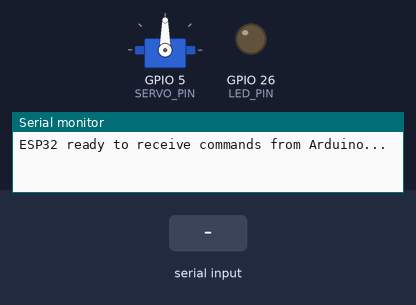
Recording of a sketch running on a simulated ESP32. On the bench: servo, output pins drawn as LEDs (lit = HIGH), the last lines printed to the serial monitor. Inputs (shaded band) come from the test bench.

Above: at 1.2 s.
1.3 s: "PING\n" received over the second serial link
At 2.1 s:
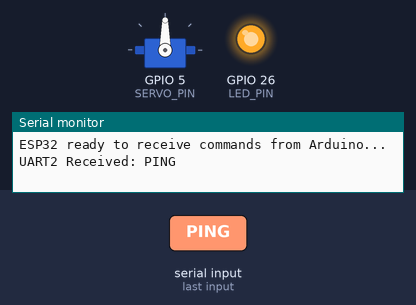
4.3 s: "1\n" received over the second serial link
At 4.7 s:
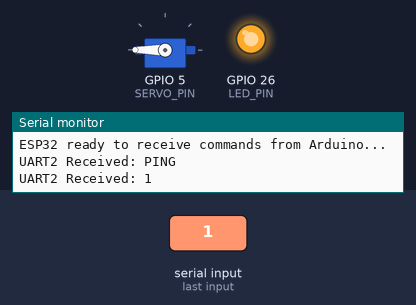
6.8 s: "0\n" received over the second serial link
At 8.9 s:
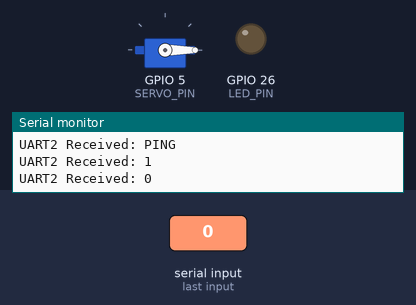
9.8 s: "2\n" received over the second serial link
At 13.55 s:
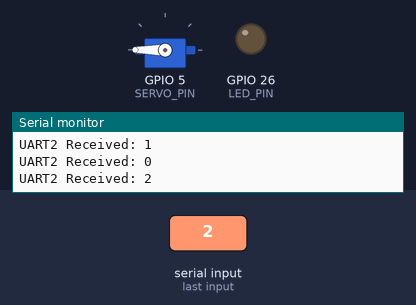
Timing chart, 0 to 13.8 s (numbered marks = the images above; inputs shaded):
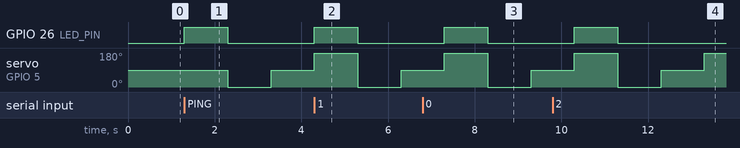

The sketch:

esp32_servo_led_from_arduino_message.ino
```cpp
#include <ESP32Servo.h>

#define RXD2 16
#define TXD2 17
#define LED_PIN   26    // LED on GPIO26
#define SERVO_PIN 5     // Servo on GPIO5

Servo myServo;

void setup() {
  Serial.begin(9600);  // USB Serial Monitor
  Serial2.begin(9600, SERIAL_8N1, RXD2, TXD2);  // UART2 to Arduino
  Serial.println("ESP32 ready to receive commands from Arduino...");
  myServo.attach(SERVO_PIN);
  pinMode(LED_PIN, OUTPUT);
  digitalWrite(LED_PIN, LOW);
}

void loop() {
  if (Serial2.available()) {
    String msg = Serial2.readStringUntil('\n');
    Serial.print("UART2 Received: ");
    Serial.println(msg);
      digitalWrite(LED_PIN, HIGH);
    delay(1000);
    digitalWrite(LED_PIN, LOW);
    myServo.write(0);
      delay(1000);
      myServo.write(90);
      delay(1000);
      myServo.write(180);


    // Example: act on command
    if (msg == "PING") {
      Serial2.println("PONG");
    }
  }
}
```

Measured:
- after the input at 1.3 s, GPIO 26 (LED_PIN): LOW → HIGH at once, → LOW 1.0 s later; servo on GPIO 5 (SERVO_PIN): 90° → 0° after 1.0 s, → 90° 1.0 s later
- after the input at 4.3 s, GPIO 26 (LED_PIN): LOW → HIGH at once, → LOW 1.0 s later
- after the input at 6.8 s, GPIO 26 (LED_PIN): LOW → HIGH after 0.50 s, → LOW 1.0 s later
- after the input at 9.8 s, GPIO 26 (LED_PIN): LOW → HIGH after 0.50 s, → LOW 1.0 s later
